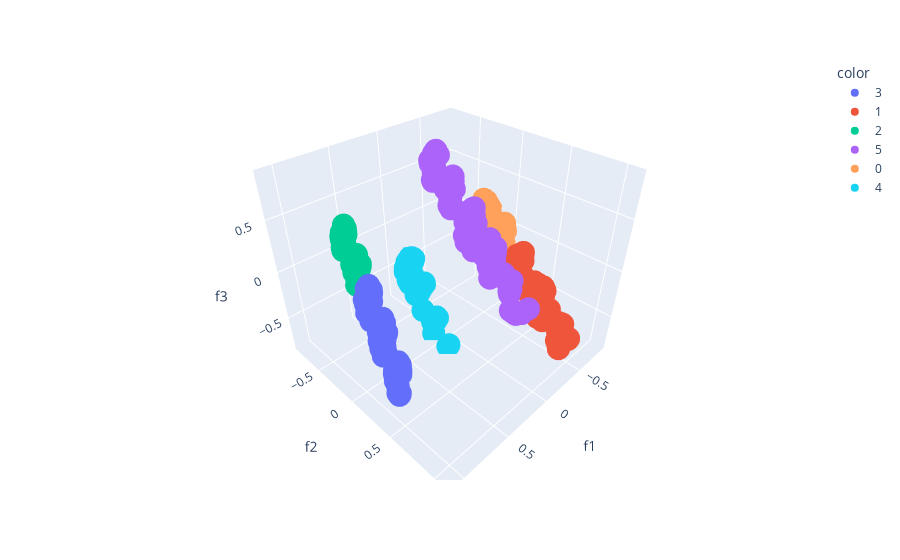

Notebook source saved alongside this figure:
### Code cell
import plotly.express as px
fig = px.scatter_3d(pcadf, x='f1', y='f2', z='f3',
              color=pcadf['Labels'].astype(str))
fig.show()

### Figure 1 — Plotly figure (JSON) as saved in the notebook; plotly's stock layout.template omitted (floating-point values rounded to 4 significant figures; data arrays with more than 128 entries replaced by an {"elided": "..."} marker saying what was removed)
{"data": [{"hovertemplate": "color=3<br>f1=%{x}<br>f2=%{y}<br>f3=%{z}<extra></extra>", "legendgroup": "3", "marker": {"color": "#636efa", "symbol": "circle"}, "mode": "markers", "name": "3", "scene": "scene", "showlegend": true, "type": "scatter3d", "x": {"elided": "368 float values"}, "y": {"elided": "368 float values"}, "z": {"elided": "368 float values"}}, {"hovertemplate": "color=1<br>f1=%{x}<br>f2=%{y}<br>f3=%{z}<extra></extra>", "legendgroup": "1", "marker": {"color": "#EF553B", "symbol": "circle"}, "mode": "markers", "name": "1", "scene": "scene", "showlegend": true, "type": "scatter3d", "x": {"elided": "310 float values"}, "y": {"elided": "310 float values"}, "z": {"elided": "310 float values"}}, {"hovertemplate": "color=2<br>f1=%{x}<br>f2=%{y}<br>f3=%{z}<extra></extra>", "legendgroup": "2", "marker": {"color": "#00cc96", "symbol": "circle"}, "mode": "markers", "name": "2", "scene": "scene", "showlegend": true, "type": "scatter3d", "x": {"elided": "206 float values"}, "y": {"elided": "206 float values"}, "z": {"elided": "206 float values"}}, {"hovertemplate": "color=5<br>f1=%{x}<br>f2=%{y}<br>f3=%{z}<extra></extra>", "legendgroup": "5", "marker": {"color": "#ab63fa", "symbol": "circle"}, "mode": "markers", "name": "5", "scene": "scene", "showlegend": true, "type": "scatter3d", "x": {"elided": "257 float values"}, "y": {"elided": "257 float values"}, "z": {"elided": "257 float values"}}, {"hovertemplate": "color=0<br>f1=%{x}<br>f2=%{y}<br>f3=%{z}<extra></extra>", "legendgroup": "0", "marker": {"color": "#FFA15A", "symbol": "circle"}, "mode": "markers", "name": "0", "scene": "scene", "showlegend": true, "type": "scatter3d", "x": {"elided": "426 float values"}, "y": {"elided": "426 float values"}, "z": {"elided": "426 float values"}}, {"hovertemplate": "color=4<br>f1=%{x}<br>f2=%{y}<br>f3=%{z}<extra></extra>", "legendgroup": "4", "marker": {"color": "#19d3f3", "symbol": "circle"}, "mode": "markers", "name": "4", "scene": "scene", "showlegend": true, "type": "scatter3d", "x": {"elided": "146 float values"}, "y": {"elided": "146 float values"}, "z": {"elided": "146 float values"}}], "layout": {"legend": {"title": {"text": "color"}, "tracegroupgap": 0}, "margin": {"t": 60}, "scene": {"domain": {"x": [0, 1], "y": [0, 1]}, "xaxis": {"title": {"text": "f1"}}, "yaxis": {"title": {"text": "f2"}}, "zaxis": {"title": {"text": "f3"}}}}}
